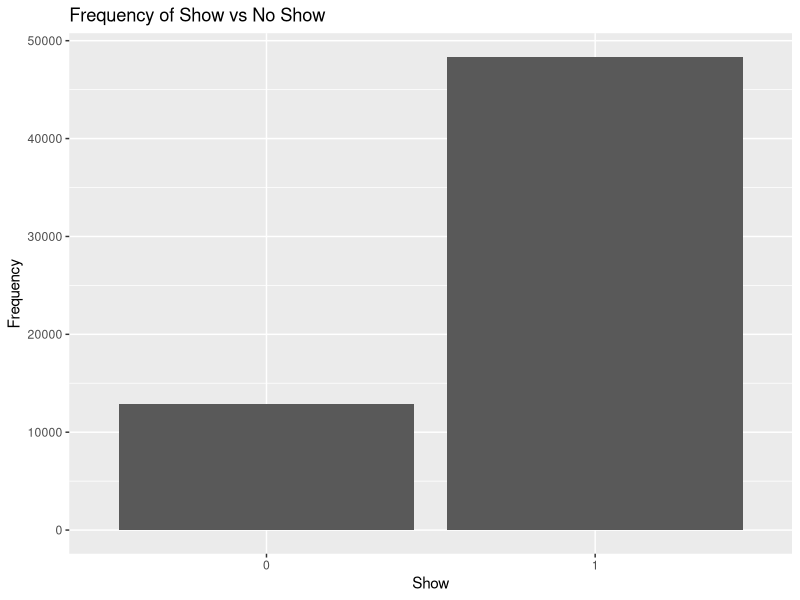

Write the R code that produced this figure.
## ---- chunk 1
# Load necessary packages
library(tidyverse)
library(lubridate)

## ---- chunk 2
library(readr)
Appointments <- read_csv("Appointments.csv")
#View(Appointments)
## ---- chunk 3
# set the ReservationYear to 2019 for all the rows
Appointments <- Appointments %>%
  mutate(ReservationYear = 2019)


# Combine ReservationYear, ReservationMonth, and ReservationDay to create ReservationDate
# Combine CreationYear, CreationMonth, and CreationDay to create CreationDate
Appointments <- Appointments %>%
  mutate(ReservationDate = make_date(year = ReservationYear, month = ReservationMonth, day = ReservationDay),
         CreationDate = make_date(year = CreationYear, month = CreationMonth, day = CreationDay))


# Calculate the difference in days between ReservationDate and CreationDate
# Convert the difftime object to numeric
Appointments <- Appointments %>%
  mutate(ReservationSpan = as.numeric(difftime(ReservationDate, CreationDate, units = "days")))

## ---- chunk 4
# View summary of data before converting ReservationSpan to numeric
summary(Appointments)

# Convert ReservationSpan to numeric
Appointments <- Appointments %>%
  mutate(ReservationSpan = as.numeric(ReservationSpan))

# View summary of data after converting ReservationSpan to numeric
summary(Appointments)

## ---- chunk 5
# Calculate average time between appointment creation and reservation date
average_reservation_span <- mean(Appointments$ReservationSpan)

# Find maximum time between appointment creation and reservation date
max_reservation_span <- max(Appointments$ReservationSpan)

# Find minimum time between appointment creation and reservation date
min_reservation_span <- min(Appointments$ReservationSpan)

# Print results
cat("a. Average time between appointment creation and reservation date:", average_reservation_span, "days\n")
cat("b. Maximum time between appointment creation and reservation date:", max_reservation_span, "days\n")
cat("c. Minimum time between appointment creation and reservation date:", min_reservation_span, "days\n")


## ---- chunk 6

# Calculate correlation between ReservationSpan and Show
correlation <- cor(Appointments$ReservationSpan, Appointments$Show)
print(correlation)  # Print correlation coefficient

# Create bar chart for Show variable
ggplot(Appointments, aes(x = factor(Show))) +
  geom_bar() +
  labs(x = "Show", y = "Frequency", title = "Frequency of Show vs No Show")

